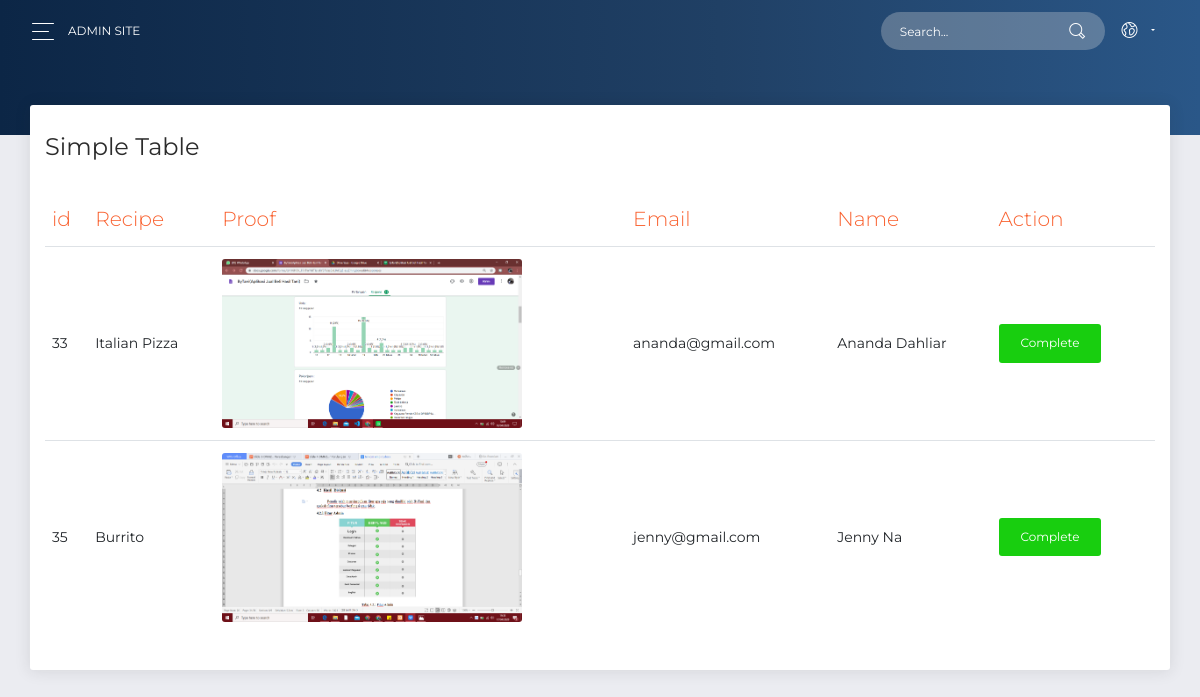
The page /admin/transaction (signed in) on the database its author committed.
### tables this page shows
CREATE TABLE `transaction` (
  `id` int(11) NOT NULL,
  `recipe` int(11) NOT NULL,
  `user` int(11) NOT NULL,
  `status` int(11) NOT NULL,
  `norek` varchar(20) NOT NULL,
  `nameRek` varchar(50) NOT NULL,
  `proof` varchar(1000) NOT NULL,
  `date` varchar(30) NOT NULL
);

CREATE TABLE `recipe` (
  `id` int(11) NOT NULL,
  `content` varchar(5000) NOT NULL,
  `cover` varchar(100) NOT NULL,
  `image` varchar(100) NOT NULL,
  `tag` int(50) NOT NULL,
  `author` int(11) NOT NULL,
  `title` varchar(100) NOT NULL,
  `price` int(11) NOT NULL,
  `description` varchar(250) NOT NULL,
  `createdAt` varchar(50) DEFAULT NULL
);

CREATE TABLE `users` (
  `id` int(11) NOT NULL,
  `username` varchar(50) NOT NULL,
  `email` varchar(50) NOT NULL,
  `password` varchar(50) NOT NULL,
  `role` varchar(50) NOT NULL,
  `name` varchar(50) NOT NULL
);

### www/App/Core/Controller.php (called while the page is built, shortened)
<?php
class Controller {
    public function loadTemplateAdmin($viewName, $viewData = array()){
        include 'App/Views/templateadmin.php';
    }
    public function loadViewInTemplate($viewName, $viewData) {
        extract($viewData);
        include 'App/Views/' . $viewName . '.php';
    }
}

### www/App/Controllers/adminController.php (called while the page is built, shortened)
<?php
class adminController extends Controller {
	public function __construct(){
		$this->Admin=new Admin;
	}
	public function transaction() {
		$result=$this->Admin->get_transaction();
		$this->loadTemplateadmin("admin/transaction",array('result'=>$result));
	}
}

### www/App/Core/Core.php (called while the page is built, shortened)
<?php
class Core {
	private $Url = null;
	private $Controller = '';
	private $Action = '';
	private $Params = [];
	Public function run(){
		$this->execute();
	}
	private function getUrl(){
		$url='/';
		if (isset($_GET['url'])){
			$url .=$_GET['url'];
		}
		$this->Url =$url;
	}
	private function getControllerActionParam() {
		if (!empty($this->Url) && $this->Url !='/') {
			$this->Url =explode('/', $this->Url);
			array_shift($this->Url);
			$this->Controller = $this->Url[0] . 'Controller';
			array_shift($this->Url);
		}else{
			$this->Url = explode('/', $this->Url);
			$this->Controller = 'indexController';
			$this->getAction();
			$this->getParams();
		}
	}
	private function getAction(){
		$this->Action ='index';
		if (isset($this->Url[0]) && !empty($this->Url[0])) {
			$this->Action =$this->Url[0];
			array_shift($this->Url);
		}
	}
	private function execute() {
		$fileClass = BASEDIR . "App/Controllers/" . $this->Controller . '.php';
		if(file_exists($fileClass)){
			require_once BASEDIR . "App/Core/Controller.php";
		}else{
		}
		$controllerClass = new $controllerClassName();
		call_user_func_array(array($controllerClass, $this->Action), $this->Params);
	}
}

### www/index.php (called while the page is built, shortened)
<?php
function autoload_classes($class_name)
{
	$filename = PROJECTPATH . '/' . str_replace('\\', '/', $class_name) .'.php';
}
require 'config.php';
$core = new App\Core\Core();
$core -> run();

### www/config.php (called while the page is built, shortened)
<?php
$config = array();
$config['dbname']= 'myDb';
$config['host']= 'db';
$config['password']= 'test';
$config['dbuser']= 'user';

### www/App/Core/Model.php (called while the page is built, shortened)
<?php
class Model {
	public function __construct() {
		global $config;
		$this->db = new mysqli($config['host'],$config['dbuser'],$config['password'],$config['dbname']);
	}
}

### www/App/Models/Admin.php (called while the page is built, shortened)
<?php
class Admin extends Model{
	public function get_transaction(){
		$sql="SELECT transaction.id, transaction.recipe, transaction.user, transaction.date, transaction.status, transaction.norek, transaction.nameRek, transaction.proof, recipe.id as recipeId, recipe.content, recipe.cover, recipe.image, recipe.createdAt, recipe.tag, recipe.author, recipe.title, recipe.price, recipe.description, tag.id as tagId, tag.tagName,users.email, users.id as userId, users.name FROM `transaction` LEFT JOIN recipe ON transaction.recipe = recipe.id LEFT JOIN tag ON recipe.tag = tag.id LEFT JOIN users ON transaction.user = users.id WHERE transaction.status != 0";
		$result=$this->db->query($sql);
		return $result;
	}
}

### www/App/Views/admin/transaction.php (the view, shortened to what this page needs)
<div class="content">
	<div class="card">
		<div class="card-header">
			<h4 class="card-title"> Simple Table</h4>
		</div>
		<div class="card-body">
			<div class="table-responsive">
				<table class="table">
					<thead class=" text-primary">
						<th>
							id
						</th>
						<th>
							Recipe
						</th>
						<th>
							Proof
						</th>
						<th >
							Email
						</th>
						<th >
							Name
						</th>
						<th>
							Action
						</th>
					</thead>
					<tbody>
						<?php foreach ($result as $key => $value) { ?>
							<tr>
								<td>
									<?php echo $value['id']; ?>
								</td>
								<td>
									<?php echo $value['title']; ?>
								</td>
								<td>
									<img width="300px" src="<?php echo BASE . '/assets/images/uploads/proof/' . $value['proof']?>">
								</td>
								<td>
									<?php echo $value['email']; ?>
								</td>
									<td>
									<?php echo $value['name']; ?>
								</td>
								<td>
									<?php if ($value['status'] == 2) { ?>
										<a href="" class="btn btn-success mr-2">Complete</a>
									<?php } ?>
								</td>
							</tr>
						<?php } ?>
					</tbody>
				</table>
			</div>
		</div>
	</div>
</div>

### rows shown on the page
transaction: id "33", recipe.title "Italian Pizza", proof (picture), user.email "ananda@gmail.com", user.name "Ananda Dahliar", status "Complete"
transaction: id "35", recipe.title "Burrito", proof (picture), user.email "jenny@gmail.com", user.name "Jenny Na", status "Complete"
